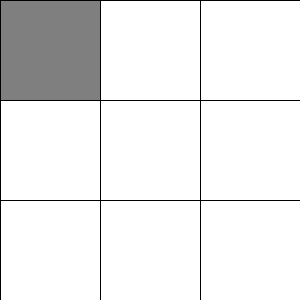
Frame 1 (no input)
Frame 60 (the mouse pressed at the canvas centre just before this capture): identical to frame 1, image omitted
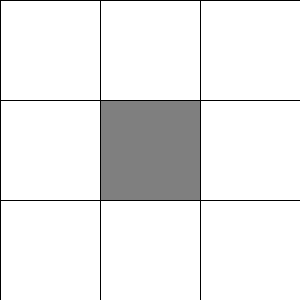
Frame 120 (the mouse held since frame 60 and released just before this capture)

The Processing sketch that drew these frames (run headless with seeded random() and noise(); from frame 60 on, the mouse is pressed at the canvas centre):

// Processing sketch: Sample6
// ── Sample6.pde
int DX;
int DY;
int LX;
int LY;

void setup()
{
 size(300, 300);
 colorMode(RGB, 100);
 rectMode(CORNERS);
 
 // Division Number of tiles
 DX = 3;
 DY = 3;
 LX = width / DX;
 LY = height / DY;
}

void draw()
{
 background(0);
 int x0, y0, x1, y1;
 stroke(0);
 
 for( int i = 0; i < DX; i ++ )
 {
  x0 = i * LX;
  x1 = (i + 1) * LX;
  for ( int j = 0; j < DY; j ++ )
  {
   y0 = j * LY;
   y1 = (j + 1) * LY;
   drawRect(x0, y0, x1, y1);
  }
 }
}


void drawRect(int x0, int y0, int x1, int y1)
{
  if( mouseX >= x0 && mouseX < x1 && mouseY >= y0 && mouseY < y1)
   fill(50);
  else
   fill(100);
   rect(x0, y0, x1, y1);
  
}
